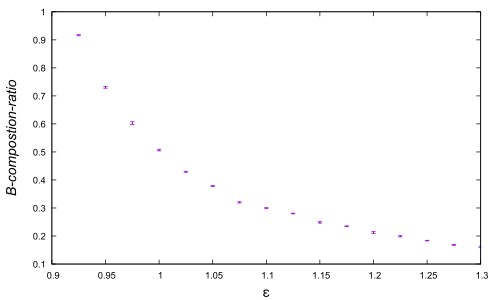

Generate this figure with gnuplot:
set term pdf
set out 'epsilon-composition_ratio.pdf'
set xlabel '{/Symbol e}'
set ylabel '{/Arial-Italic B-compostion-ratio}'
set xlabel font 'Arial,15'
set ylabel font 'Arial,15'
set xrange [0.9:1.3]
set tics font 'Arial,10'
set nokey
plot 'epsilon-composition_ratio.dat' with errorbars pt 0
